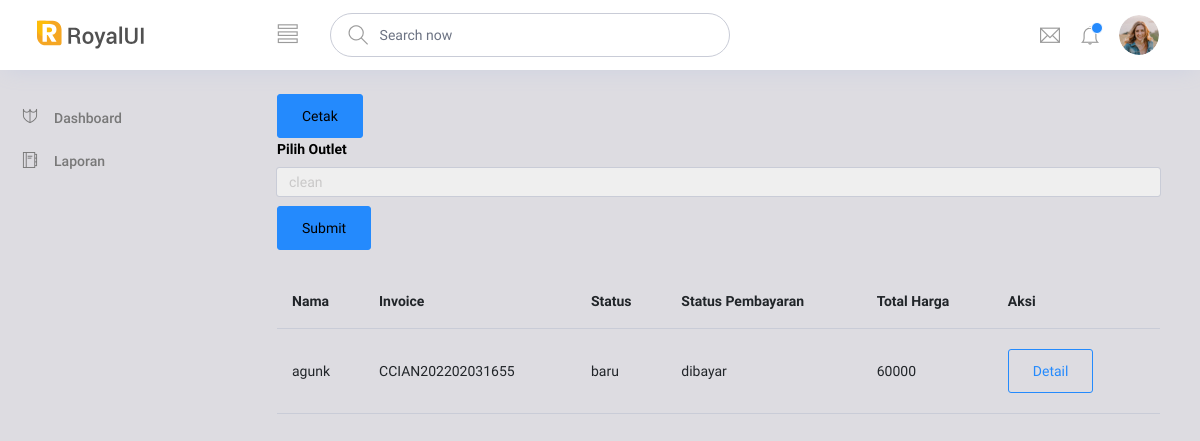
Screenshot of /owner/pages/laporan/laporan.php with the database file from the repository.
### tables this page shows
CREATE TABLE `tb_member` (
  `id` int(11) NOT NULL,
  `nama` varchar(100) NOT NULL,
  `alamat` text NOT NULL,
  `jenis_kelamin` enum('L','P') NOT NULL,
  `tlp` varchar(15) NOT NULL
);

CREATE TABLE `tb_transaksi` (
  `id` int(11) NOT NULL,
  `id_outlet` int(11) NOT NULL,
  `kode_invoice` varchar(100) NOT NULL,
  `id_member` int(11) NOT NULL,
  `tgl` datetime NOT NULL,
  `batas_waktu` datetime NOT NULL,
  `tgl_bayar` datetime NOT NULL,
  `biaya_tambahan` int(11) NOT NULL,
  `diskon` double NOT NULL,
  `pajak` int(11) NOT NULL,
  `status` enum('baru','proses','selesai','diambil') NOT NULL,
  `dibayar` enum('dibayar','belum_dibayar') NOT NULL,
  `id_user` int(11) NOT NULL
);

CREATE TABLE `tb_detail_transaksi` (
  `id` int(11) NOT NULL,
  `id_transaksi` int(11) NOT NULL,
  `id_paket` int(11) NOT NULL,
  `qty` double NOT NULL,
  `keterangan` text NOT NULL,
  `total_harga` int(12) NOT NULL,
  `total_bayar` int(12) NOT NULL
);

### owner/pages/laporan/laporan.php (the view, shortened to what this page needs)
<!DOCTYPE html>
<html lang="en">
<head>
  <link rel="stylesheet" href="../../vendors/ti-icons/css/themify-icons.css">
  <link rel="stylesheet" href="../../vendors/base/vendor.bundle.base.css">
  <link rel="stylesheet" href="../../css/style.css">
</head>
<body>
  <div class="container-scroller">
    <nav class="navbar col-lg-12 col-12 p-0 fixed-top d-flex flex-row">
      <div class="text-center navbar-brand-wrapper d-flex align-items-center justify-content-center">
        <a class="navbar-brand brand-logo me-5" href="../../index.html"><img src="../../images/logo.svg" class="me-2" alt="logo"/></a>
      </div>
      <div class="navbar-menu-wrapper d-flex align-items-center justify-content-end">
        <button class="navbar-toggler navbar-toggler align-self-center" type="button" data-toggle="minimize">
          <span class="ti-view-list"></span>
        </button>
        <ul class="navbar-nav mr-lg-2">
          <li class="nav-item nav-search d-none d-lg-block">
            <div class="input-group">
              <div class="input-group-prepend hover-cursor" id="navbar-search-icon">
                <span class="input-group-text" id="search">
                  <i class="ti-search"></i>
                </span>
              </div>
              <input type="text" class="form-control" id="navbar-search-input" placeholder="Search now" aria-label="search" aria-describedby="search">
            </div>
          </li>
        </ul>
        <ul class="navbar-nav navbar-nav-right">
          <li class="nav-item dropdown me-1">
            <a class="nav-link count-indicator dropdown-toggle d-flex justify-content-center align-items-center" id="messageDropdown" href="#" data-bs-toggle="dropdown">
              <i class="ti-email mx-0"></i>
            </a>
          </li>
          <li class="nav-item dropdown">
            <a class="nav-link count-indicator dropdown-toggle" id="notificationDropdown" href="#" data-bs-toggle="dropdown">
              <i class="ti-bell mx-0"></i>
              <span class="count"></span>
            </a>
          </li>
          <li class="nav-item nav-profile dropdown">
            <a class="nav-link dropdown-toggle" href="#" data-bs-toggle="dropdown" id="profileDropdown">
              <img src="../../images/faces/face28.jpg" alt="profile"/>
            </a>
          </li>
        </ul>
      </div>
    </nav>
    <div class="container-fluid page-body-wrapper">
      <nav class="sidebar sidebar-offcanvas" id="sidebar">
        <ul class="nav">
          <li class="nav-item">
            <a class="nav-link" href="../../nav.php">
              <i class="ti-shield menu-icon"></i>
              <span class="menu-title">Dashboard</span>
            </a>
          </li>
          <li class="nav-item">
            <a class="nav-link" href="">
              <i class="ti-agenda menu-icon"></i>
              <span class="menu-title">Laporan</span>
            </a>
          </li>
        </ul>
      </nav>
      <div class="main-panel">
        <div class="content-wrapper">
        <a href="./laporancetak.php"><button type="button" class="btn btn-primary">Cetak</button></a>
        <form class="forms-sample" method="POST" action="">
            <div class="form-group">
              <label for="exampleSelectGender" style="font-weight: 600;">Pilih Outlet</label>
              <select class="form-control" id="exampleSelectGender" name="outlet">
              <?php
              include "../../../helper/connection.php";
              $qry_get_outlet = mysqli_query($conn, "select * from tb_outlet");
              while($ambilData = mysqli_fetch_array($qry_get_outlet)){
              ?>
                <option value="<?= $ambilData['id'] ?>"><?= $ambilData['nama'] ?></option>
              <?php
              }
              ?>
              </select>
              <button type="submit" class="btn btn-primary me-2" style="margin-top: 10px;">Submit</button>
            </div>
          </form>
          <div class="table-responsive">
          <table class="table table-hover">
            <thead>
              <tr>
                <th>Nama</th>
                <th>Invoice</th>
                <th>Status</th>
                <th>Status Pembayaran</th>
                <th>Total Harga</th>
                <th>Aksi</th>
              </tr>
            </thead>
            <tbody>
              <?php
              include "../../../helper/connection.php";
              $qry_transaksi = mysqli_query($conn, "select tb_outlet.id from tb_outlet limit 1");
              $outlet = mysqli_fetch_array($qry_transaksi);
              if(empty($pilih)){
                $pilih = $outlet['id'];
              }else{
                $pilih;
              }
              $qry_transaksi = mysqli_query($conn, "select tb_member.nama as nama_member, tb_member.id as id_member, tb_transaksi.status, tb_transaksi.dibayar, tb_transaksi.kode_invoice, tb_transaksi.id, tb_detail_transaksi.total_harga, tb_detail_transaksi.id_transaksi, tb_detail_transaksi.id_paket, tb_paket.id, tb_paket.id_outlet from tb_member, tb_transaksi, tb_detail_transaksi, tb_paket where tb_member.id = tb_transaksi.id_member and tb_detail_transaksi.id_paket = tb_paket.id and tb_paket.id_outlet = '" . $pilih . "' and tb_transaksi.dibayar = 'dibayar' and tb_transaksi.id = tb_detail_transaksi.id_transaksi");
              while ($data_transaksi = mysqli_fetch_array($qry_transaksi)) {
                if ($data_transaksi['dibayar'] == "belum_dibayar") {
                  $dibayar = "belum dibayar";
                } else {
                  $dibayar = "dibayar";
                }
                $no++; ?>
                <tr>
                  <td><?= $data_transaksi['nama_member'] ?></td>
                  <td><?= $data_transaksi['kode_invoice'] ?></td>
                  <td><?= $data_transaksi['status'] ?></td>
                  <td><?= $dibayar ?></td>
                  <td><?= $data_transaksi['total_harga']; ?></td>
                  <td><a href="./detaildata.php?id=<?= $data_transaksi['id_transaksi'] ?>" class="btn btn-outline-primary btn-fw" style="margin-right: 15px;">Detail</a></td>
                </tr>
              <?php
              }
              ?>
            </tbody>
          </table>
        </div>
</body>
</html>

### rows the page displays
tb_member: nama "agunk", tb_transaksi.kode_invoice "CCIAN202202031655", tb_transaksi.status "baru", tb_transaksi.dibayar "dibayar", tb_detail_transaksi.total_harga "60000"

### other values shown
form field outlet "clean"
